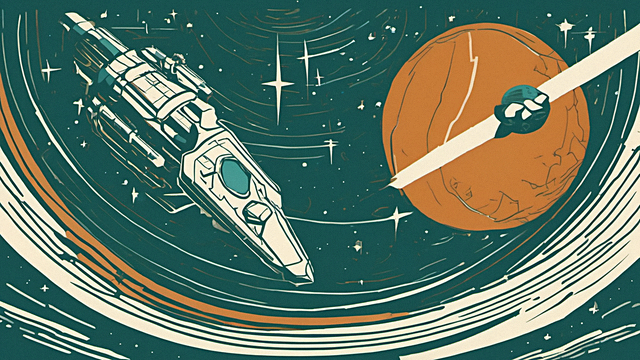
#> input picture assets/backgrounds/painted/dispatch.png, 640 x 360 px
$ python -i gen_paint.py   (imports and definitions only)
#> lines starting #> are read from the running program, lines starting #| are printed output that depends on the picture
#!/usr/bin/env python3
"""Painted planet plates — own ComfyUI workflow, own finishing pass.

Different job from `gen_asset.py`, so it gets its own graph instead of borrowed
flags: SDXL at 16:9, a latent hires pass so the planet limb stays clean at 640
wide, then a screen-print finish (posterise + halftone + grain) that pushes the
model's smooth gradients toward flat retro print. The graph is written to
`tools/workflows/painted_planet.json` so it can be opened and edited in the
ComfyUI GUI, and the script reads the same file back.

Usage:
  gen_paint.py                 # every scene
  gen_paint.py world_ice sun   # named scenes
  gen_paint.py --force sun     # re-render raws too
"""
import json
import sys
import time
import urllib.request
import uuid
from pathlib import Path

import numpy as np
from PIL import Image

ROOT = Path(__file__).resolve().parent.parent
OUT = ROOT / "assets" / "backgrounds" / "painted"
RAW = ROOT / "assets" / "raw" / "painted"
WF = ROOT / "tools" / "workflows" / "painted_planet.json"
COMFY = "http://127.0.0.1:8188"
CKPT = "sd_xl_base_1.0.safetensors"

W, H = 1344, 768          # generation size, then 1.5x latent hires
STEPS, CFG, SAMPLER = 32, 6.0, "dpmpp_2m"
SIGMA = "karras"
HIRES, HIRES_DENOISE = 1.5, 0.42
POSTERISE = 18

STYLE = ("flat vector space illustration, bold geometric planet shapes, clean silhouette, smooth soft gradients, "
         "minimal shading, modern science explainer animation look printed as a 1970s sci-fi poster, "
         "faint halftone grain, slightly faded inks, limited retro palette, no text, no letters")

NEG = ("text, letters, words, watermark, signature, frame, border, ui, hud, photo, photorealistic, "
       "anime, person, figure, logo, cute, childish, storybook, pastel candy, painterly, brush strokes, "
       "oil paint, dense detail, gritty, purple haze, neon, glossy 3d render")

SCENES = {
    "world_ocean": ("a deep teal ocean world with pale cloud swirls and a thin bright airglow, seen from orbit",
                    "palette: deep teal, sea green, ivory, slate blue"),
    "world_desert": ("an ochre desert world with long dune bands and dark canyon scars, seen from orbit",
                     "palette: ochre, burnt sienna, dusty rose, dark umber"),
    "world_ice": ("a pale ice world with cracked white plates and frost-blue fissures, seen from orbit",
                  "palette: pale blue-white, glacier blue, steel grey, deep navy"),
    "world_volcanic": ("a dark volcanic world with glowing lava fissures and ash plains, seen from orbit",
                       "palette: charcoal, ember orange, dim red, smoke grey"),
    "world_gas": ("a banded gas giant with amber and olive cloud belts and one storm oval",
                  "palette: amber, olive, cream, warm brown"),
    "world_ringed": ("a ringed world, its rings catching light as they pass behind it",
                     "palette: pale sand, grey-violet, warm gold, ink blue"),
    "world_moon": ("a cratered grey moon in the foreground with a larger blue planet rising behind it",
                   "palette: gunmetal grey, pale blue, bone white, near-black"),
    "world_crystal": ("a crystalline world of faceted mint and lilac mineral plains, seen from orbit",
                      "palette: mint, lilac, glacier white, charcoal"),
    "dispatch": ("a small ship leaving orbit of a ringed world, long engine trail, the planet filling half the frame",
                 "palette: steel blue, copper, cream, deep teal"),
    "sun": ("a huge amber star with a seething surface and a thin corona, a dark planet crossing in front",
            "palette: marigold, peach, rust, near-black"),
}


# [51 lines left out: functions graph, post, wait_for, render, not called in this run]


def halftone(arr, step=3, strength=0.10):
    """Screen-print dots in the midtones only; highlights and shadows stay flat."""
    h, w = arr.shape[:2]
    yy, xx = np.mgrid[0:h, 0:w]
    dots = ((xx % step) - step / 2) ** 2 + ((yy % step) - step / 2) ** 2
    mask = (dots < (step * 0.42) ** 2).astype(np.float32)
    mask = 1.0 - (1.0 - mask) * strength
    return arr * mask[..., None]


def finish(raw, out, w=640, h=360):
#> called with out = 'out.png', w = 640, h = 360
    img = Image.open(raw).convert("RGB")
#> img is the input picture: PIL image 640x360 RGB; mean R, G, B 94.8, 118.5, 101.7
    tw, th = 16, 9
    if img.width * th > img.height * tw:
        nw = int(img.height * tw / th)
        img = img.crop(((img.width - nw) // 2, 0, (img.width + nw) // 2, img.height))
    else:
        nh = int(img.width * th / tw)
#> nh = 360
        img = img.crop((0, (img.height - nh) // 2, img.width, (img.height + nh) // 2))
    img = img.resize((w * 2, h * 2), Image.Resampling.LANCZOS)
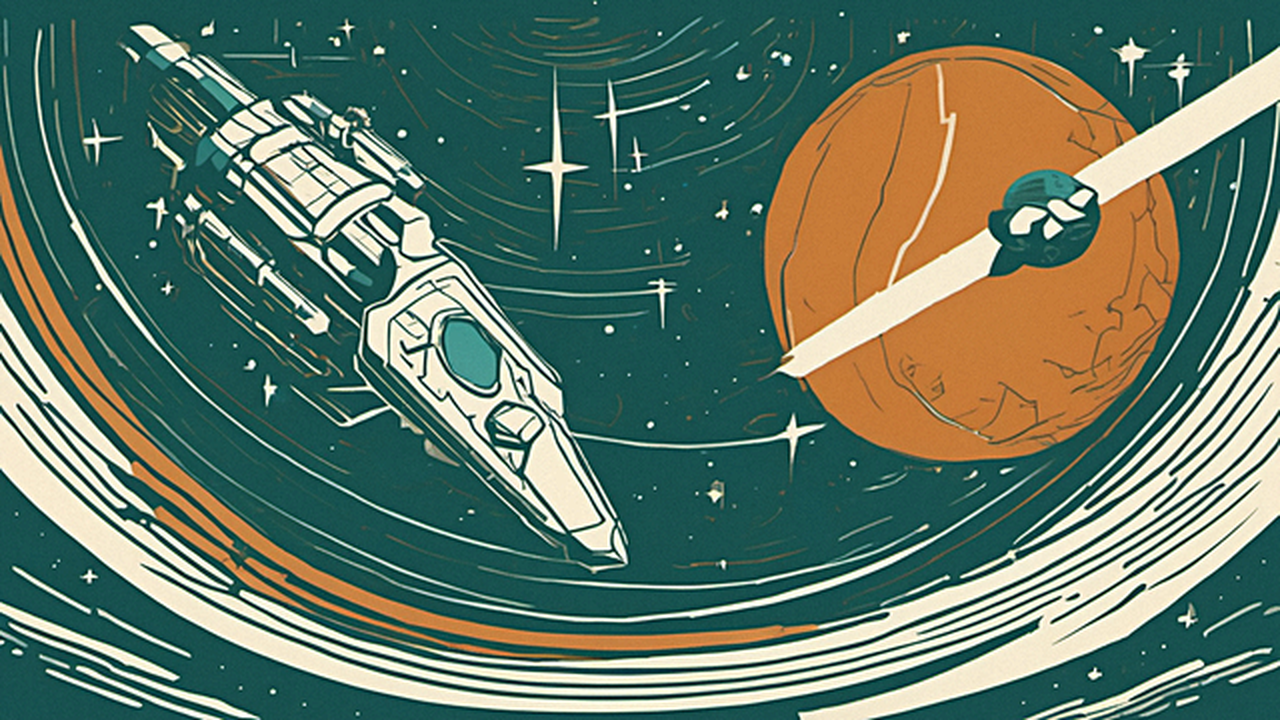
#> img: PIL image 1280x720 RGB; mean R, G, B 94.8, 118.3, 101.6

    # flatten: posterise toward screen-print rather than leaving model gradients
    q = img.quantize(colors=POSTERISE, method=Image.MEDIANCUT, dither=Image.Dither.NONE).convert("RGB")
    img = Image.blend(img, q, 0.72).resize((w, h), Image.Resampling.LANCZOS)
#> img: PIL image 640x360 RGB

    arr = np.asarray(img).astype(np.float32)
    arr = halftone(arr)
#> in halftone, `return arr * mask[..., None]`:
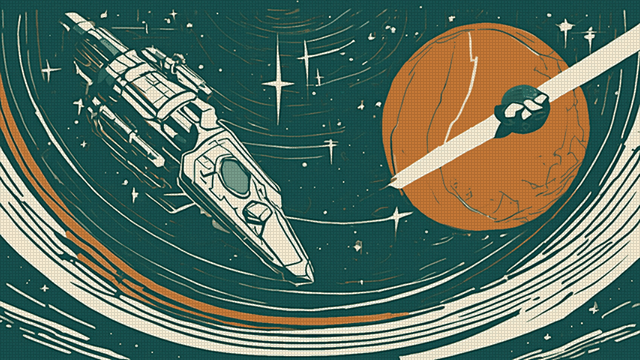
#> returned value: shape (360, 640, 3) float32; mean of channels 0, 1, 2 89.8, 111.4, 95.6; drawn as R, G, B
    rng = np.random.default_rng(5)
    arr += rng.normal(0, 1.3, arr.shape[:2])[..., None]
    Image.fromarray(np.clip(arr, 0, 255).astype(np.uint8)).save(out)


# [12 lines left out: function main, not called in this run]


# [2 lines not run here, left out]

>>> result = finish('../assets/backgrounds/painted/dispatch.png', 'out.png')

$ run again, on assets/backgrounds/painted/sunrise.png
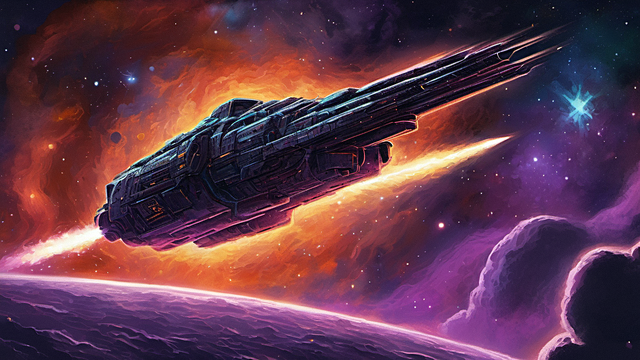
#> input picture assets/backgrounds/painted/sunrise.png, 640 x 360 px
#> in finish, img is the input picture: PIL image 640x360 RGB; mean R, G, B 98, 56.9, 76.5
#> in finish, `q = img.quantize(colors=POSTERISE, method=Image.MEDIANCUT, dither=Imag..`:
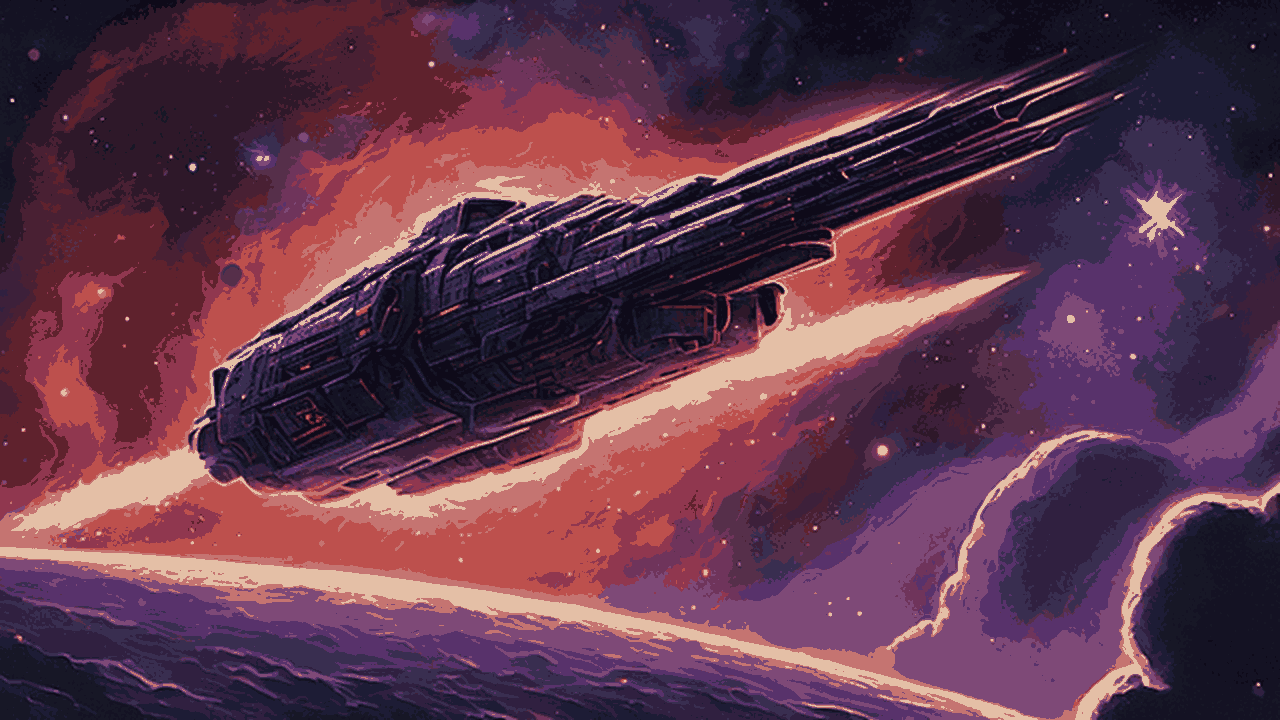
#> q: PIL image 1280x720 RGB; mean R, G, B 95.5, 55.5, 76.4
#> in finish, `img = Image.blend(img, q, 0.72).resize((w, h), Image.Resampling.LANCZOS)`:
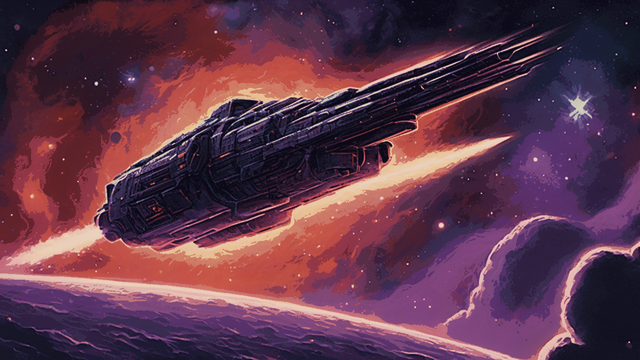
#> img: PIL image 640x360 RGB; mean R, G, B 95.7, 55.5, 75.9

$ run again, on assets/backgrounds/painted/world_crystal.png
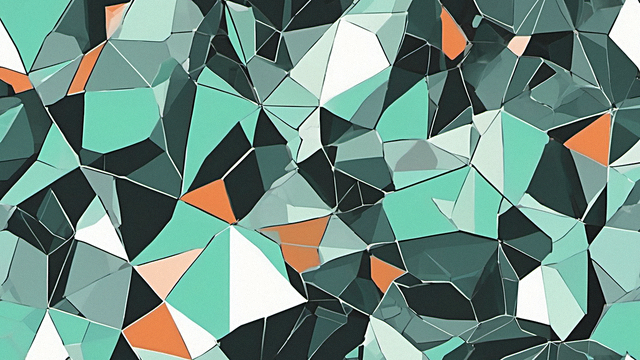
#> input picture assets/backgrounds/painted/world_crystal.png, 640 x 360 px
#> in finish, img is the input picture: PIL image 640x360 RGB; mean R, G, B 111.4, 141.9, 131.1
#> in finish, `q = img.quantize(colors=POSTERISE, method=Image.MEDIANCUT, dither=Imag..`:
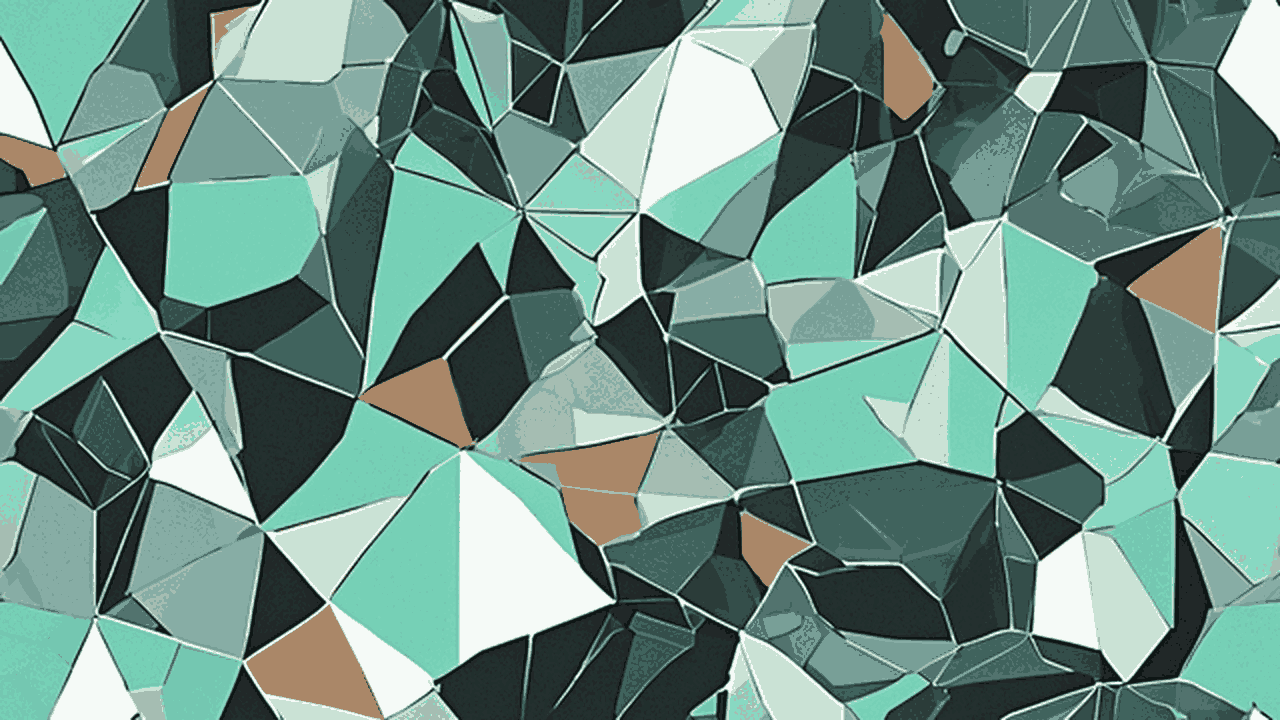
#> q: PIL image 1280x720 RGB; mean R, G, B 108.7, 141.9, 131.7
#> in halftone, `return arr * mask[..., None]`:
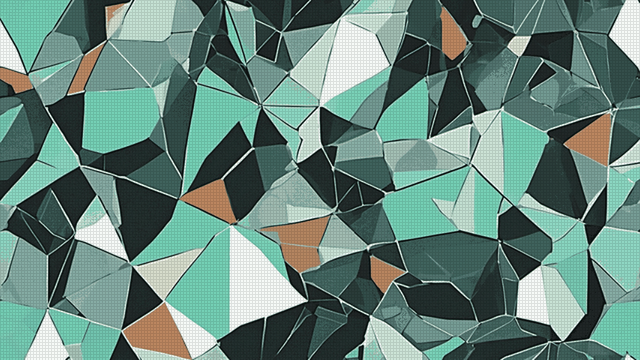
#> returned value: shape (360, 640, 3) float32; mean of channels 0, 1, 2 102.9, 133.5, 123.8; drawn as R, G, B
